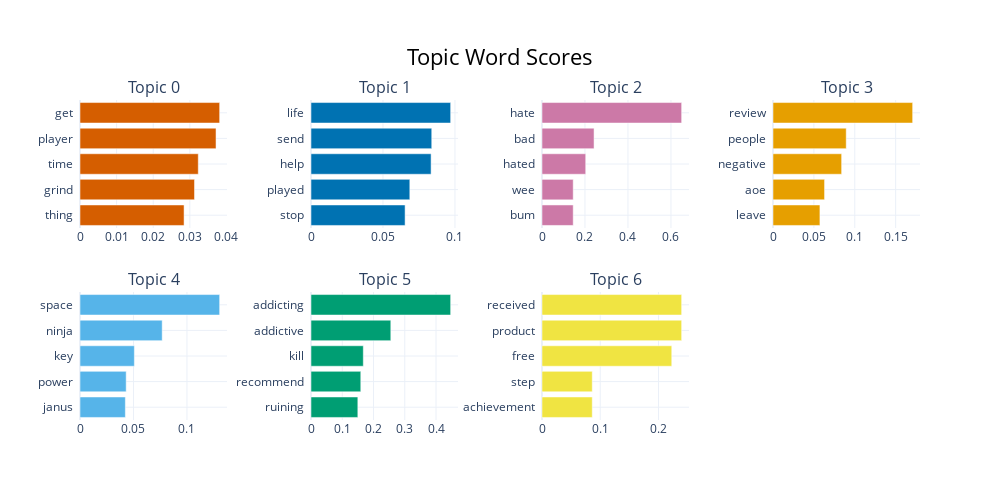

Write notebook code for a chart like this one.
### Code cell
# 부정 리뷰
topic_model_negative.visualize_barchart(top_n_topics=10)

### Figure 1 — Plotly figure (JSON) as saved in the notebook; plotly's stock layout.template omitted (floating-point values rounded to 4 significant figures)
{"data": [{"marker": {"color": "#D55E00"}, "orientation": "h", "type": "bar", "x": [0.02842, 0.03127, 0.0323, 0.03715, 0.03814], "xaxis": "x", "y": ["thing  ", "grind  ", "time  ", "player  ", "get  "], "yaxis": "y"}, {"marker": {"color": "#0072B2"}, "orientation": "h", "type": "bar", "x": [0.06535, 0.06863, 0.08341, 0.08386, 0.09699], "xaxis": "x2", "y": ["stop  ", "played  ", "help  ", "send  ", "life  "], "yaxis": "y2"}, {"marker": {"color": "#CC79A7"}, "orientation": "h", "type": "bar", "x": [0.1452, 0.1452, 0.2034, 0.2422, 0.6498], "xaxis": "x3", "y": ["bum  ", "wee  ", "hated  ", "bad  ", "hate  "], "yaxis": "y3"}, {"marker": {"color": "#E69F00"}, "orientation": "h", "type": "bar", "x": [0.05738, 0.06305, 0.08394, 0.08954, 0.1708], "xaxis": "x4", "y": ["leave  ", "aoe  ", "negative  ", "people  ", "review  "], "yaxis": "y4"}, {"marker": {"color": "#56B4E9"}, "orientation": "h", "type": "bar", "x": [0.04242, 0.04318, 0.05085, 0.07686, 0.1306], "xaxis": "x5", "y": ["janus  ", "power  ", "key  ", "ninja  ", "space  "], "yaxis": "y5"}, {"marker": {"color": "#009E73"}, "orientation": "h", "type": "bar", "x": [0.1499, 0.1593, 0.1674, 0.2554, 0.4469], "xaxis": "x6", "y": ["ruining  ", "recommend  ", "kill  ", "addictive  ", "addicting  "], "yaxis": "y6"}, {"marker": {"color": "#F0E442"}, "orientation": "h", "type": "bar", "x": [0.0863, 0.0863, 0.2228, 0.2398, 0.2398], "xaxis": "x7", "y": ["achievement  ", "step  ", "free  ", "product  ", "received  "], "yaxis": "y7"}], "layout": {"annotations": [{"font": {"size": 16}, "showarrow": false, "text": "Topic 0", "x": 0.0875, "xanchor": "center", "xref": "paper", "y": 1, "yanchor": "bottom", "yref": "paper"}, {"font": {"size": 16}, "showarrow": false, "text": "Topic 1", "x": 0.3625, "xanchor": "center", "xref": "paper", "y": 1, "yanchor": "bottom", "yref": "paper"}, {"font": {"size": 16}, "showarrow": false, "text": "Topic 2", "x": 0.6375, "xanchor": "center", "xref": "paper", "y": 1, "yanchor": "bottom", "yref": "paper"}, {"font": {"size": 16}, "showarrow": false, "text": "Topic 3", "x": 0.9125, "xanchor": "center", "xref": "paper", "y": 1, "yanchor": "bottom", "yref": "paper"}, {"font": {"size": 16}, "showarrow": false, "text": "Topic 4", "x": 0.0875, "xanchor": "center", "xref": "paper", "y": 0.4, "yanchor": "bottom", "yref": "paper"}, {"font": {"size": 16}, "showarrow": false, "text": "Topic 5", "x": 0.3625, "xanchor": "center", "xref": "paper", "y": 0.4, "yanchor": "bottom", "yref": "paper"}, {"font": {"size": 16}, "showarrow": false, "text": "Topic 6", "x": 0.6375, "xanchor": "center", "xref": "paper", "y": 0.4, "yanchor": "bottom", "yref": "paper"}], "height": 500, "hoverlabel": {"bgcolor": "white", "font": {"family": "Rockwell", "size": 16}}, "showlegend": false, "title": {"font": {"color": "Black", "size": 22}, "text": "Topic Word Scores", "x": 0.5, "xanchor": "center", "yanchor": "top"}, "width": 1000, "xaxis": {"anchor": "y", "domain": [0, 0.175], "showgrid": true}, "xaxis2": {"anchor": "y2", "domain": [0.275, 0.45], "showgrid": true}, "xaxis3": {"anchor": "y3", "domain": [0.55, 0.725], "showgrid": true}, "xaxis4": {"anchor": "y4", "domain": [0.825, 1], "showgrid": true}, "xaxis5": {"anchor": "y5", "domain": [0, 0.175], "showgrid": true}, "xaxis6": {"anchor": "y6", "domain": [0.275, 0.45], "showgrid": true}, "xaxis7": {"anchor": "y7", "domain": [0.55, 0.725], "showgrid": true}, "xaxis8": {"anchor": "y8", "domain": [0.825, 1], "showgrid": true}, "yaxis": {"anchor": "x", "domain": [0.6, 1], "showgrid": true}, "yaxis2": {"anchor": "x2", "domain": [0.6, 1], "showgrid": true}, "yaxis3": {"anchor": "x3", "domain": [0.6, 1], "showgrid": true}, "yaxis4": {"anchor": "x4", "domain": [0.6, 1], "showgrid": true}, "yaxis5": {"anchor": "x5", "domain": [0, 0.4], "showgrid": true}, "yaxis6": {"anchor": "x6", "domain": [0, 0.4], "showgrid": true}, "yaxis7": {"anchor": "x7", "domain": [0, 0.4], "showgrid": true}, "yaxis8": {"anchor": "x8", "domain": [0, 0.4], "showgrid": true}}}
